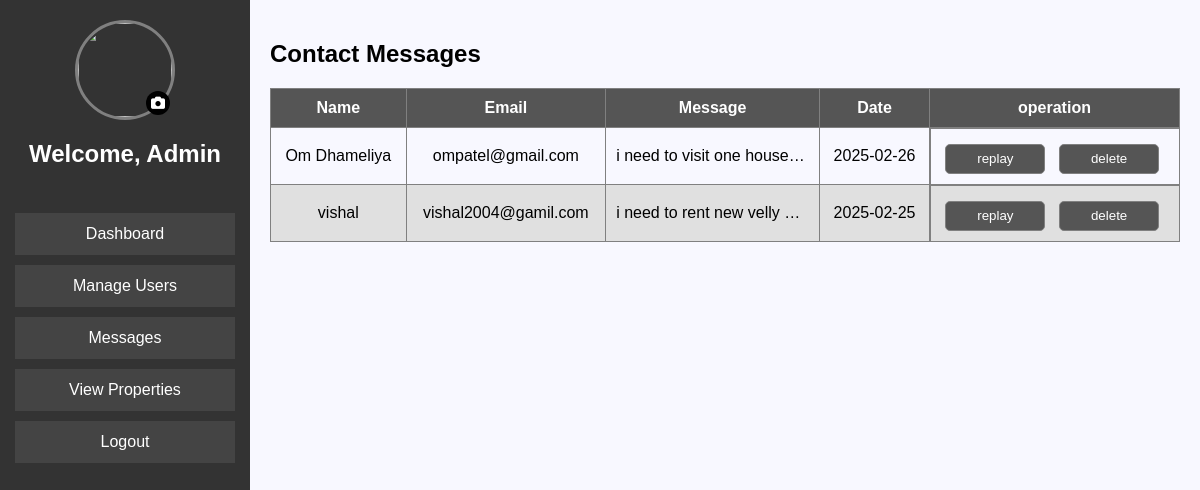
The page /admin/messages.php (signed in) on the database its author committed.
### tables this page shows
CREATE TABLE IF NOT EXISTS `messages` (
  `id` int NOT NULL AUTO_INCREMENT,
  `name` varchar(100) NOT NULL,
  `email` varchar(150) NOT NULL,
  `message` text NOT NULL,
  `submitted_at` datetime NOT NULL DEFAULT CURRENT_TIMESTAMP,
  `user_id` varchar(20) NOT NULL,
  PRIMARY KEY (`id`),
  KEY `fk_messages_user` (`user_id`)
);

### admin/messages.php (the view, shortened to what this page needs)
<?php
include "../components/connect.php";
$messages = $conn->query("SELECT * FROM messages ORDER BY submitted_at DESC");
?>
<!DOCTYPE html>
<html>
<head>
    <link rel="stylesheet" type="text/css" href="../css/admin.css">
    <link rel="stylesheet" href="https://cdnjs.cloudflare.com/ajax/libs/font-awesome/6.4.2/css/all.min.css">
</head>
<body>
    <div class="admin-container">
        <?php include "admin_sidebar.php" ?>
        <div class="content">
            <h2>Contact Messages</h2>
            <table>
                <thead>
                    <tr>
                        <th>Name</th>
                        <th>Email</th>
                        <th>Message</th>
                        <th>Date</th>
                        <th class="action">operation</th>
                    </tr>
                </thead>
                <tbody>
                    <?php while ($msg = $messages->fetch_assoc()) { ?>
                        <tr>
                            <td><?php echo $msg['name']; ?></td>
                            <td><?php echo $msg['email']; ?></td>
                            <td class="message-column"><?php echo $msg['message']; ?></td>
                            <td><?php echo date("Y-m-d", strtotime($msg['submitted_at'])); ?></td>
                            <td class="action-btn">
                                <button><a href="reply_message.php?message_id=<?php echo $msg['id']; ?>">replay</a></button>
                                <button onclick="confirmDelete('<?php echo $msg['id']; ?>')">delete</button>
                            </td>
                        </tr>
                    <?php } ?>
                </tbody>
            </table>
        </div>
    </div>
</body>
</html>

### css/admin.css (style rules this page uses)
body { font-family: Arial, sans-serif; margin: 0; padding: 0; background-color: #f4f4f4; }
* { box-sizing: border-box; }
.admin-container { display: flex; min-height: 100vh; overflow: hidden; }
.content { flex-grow: 1; margin-left: 250px; height: 100vh; padding: 20px; background: rgb(248, 248, 255); overflow-y: auto; }
table { width: 100%; max-width: 1200px; border-collapse: collapse; overflow-x: auto; margin-top: 20px; }
th, td { padding: 10px; border: 1px solid #ddd; text-align: center; border: 1px solid gray; white-space: nowrap; }
th { background-color: #555; color: white; }
table tr:nth-child(even) { background-color: #e0e0e0; }
.message-column { max-width: 200px; white-space: nowrap; overflow: hidden; text-overflow: ellipsis; }
table button { width: 100px; height: 30px; border: 1px solid gray; background-color: #555; border-radius: 5px; color: white; }
table button a { color: white; text-decoration: none; }
.action { width: 250px; }
.action-btn { max-width: 250px; display: flex; justify-content: space-around; flex-wrap: wrap; text-align: center; }
.action-btn button { margin-right: 5px; margin-top: 5px; }

### rows shown on the page
messages: name "Om Dhameliya", email "ompatel@gmail.com", message "i need to visit one house…", submitted_at "2025-02-26"
messages: name "vishal", email "vishal2004@gamil.com", message "i need to rent new velly h…", submitted_at "2025-02-25"
